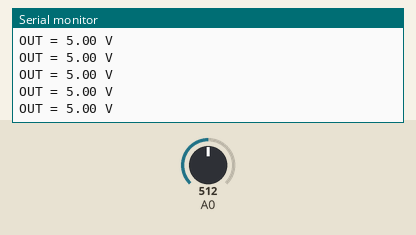
Recording of a sketch running on a simulated Arduino Uno, built with avr-gcc and run on an emulated ATmega328P. Shown: the last lines printed to the serial monitor. Inputs (shaded band) come from the test bench; at power-on: A0 = 512.

Above: at 1.2 s.
1.3 s: A0 set to 716
At 1.56 s:
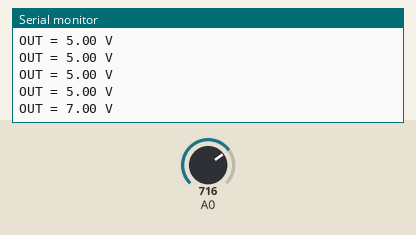
2.8 s: A0 set to 900
At 2.96 s:
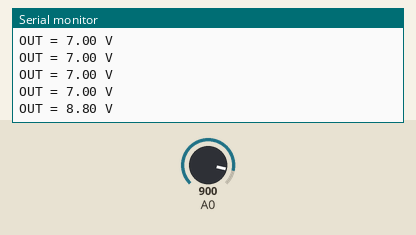
Timing chart, 0 to 5.8 s (numbered marks = the images above; inputs shaded):
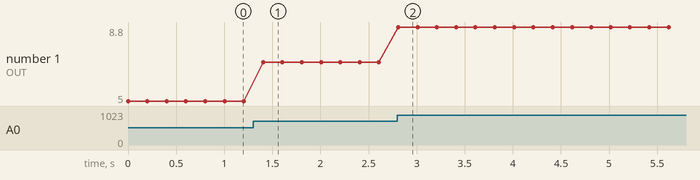

The sketch:

regulator-meter.ino
```cpp
// regulator-meter (BT85) — tests assert: every 200 ms UART0 at 115200 baud prints the regulator's
// output as "OUT = <volts> V" with two decimals: A0 reads it through a 10 kΩ / 10 kΩ divider, so
// OUT = analogRead(A0) × 5 / 1023 × 2. A 7805 fed 9 V prints "OUT = 5.00 V"; fed 6 V it has dropped
// out and prints "OUT = 4.00 V".
void setup() {
  Serial.begin(115200);
}

void loop() {
  float out = analogRead(A0) * 5.0 / 1023.0 * 2.0;
  Serial.print("OUT = ");
  Serial.print(out, 2);
  Serial.println(" V");
  delay(200);
}
```

Measured:
- after the input at 1.3 s, the serial monitor: prints a new line after 0.10 s (image 1)
- after the input at 2.8 s, the serial monitor: prints a new line at once (image 2)
- plotted number 1: 5 → 7 after the input at 1.3 s, 7 → 8.8 after the input at 2.8 s
